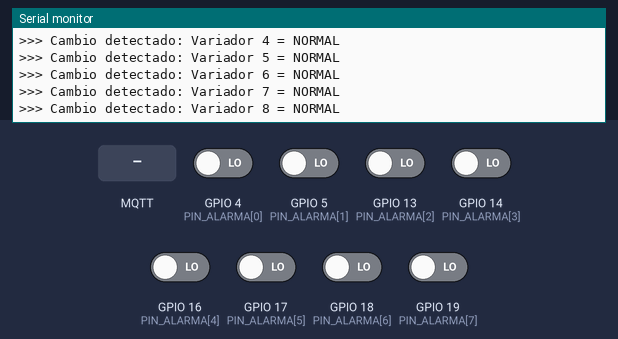
The program below on a simulated ESP32. On the bench: the last lines printed to the serial monitor. The inputs (shaded band) are chosen by the test bench; at power-on: GPIO 4 (PIN_ALARMA[0]), GPIO 5 (PIN_ALARMA[1]), GPIO 13 (PIN_ALARMA[2]), GPIO 14 (PIN_ALARMA[3]), GPIO 16 (PIN_ALARMA[4]), GPIO 17 (PIN_ALARMA[5]), GPIO 18 (PIN_ALARMA[6]), GPIO 19 (PIN_ALARMA[7]) LOW. WiFi joins after 1.5 s; servers stay silent unless stated; no MQTT or app messages arrive unless stated; not simulated (calls return 0 or success): secrets.h; names the files do not define were given values by the test bench: MQTT_PORT = 1883.

Above: at 3.7 s.
3.8 s: GPIO 4 (PIN_ALARMA[0]) driven HIGH
At 4.8 s:
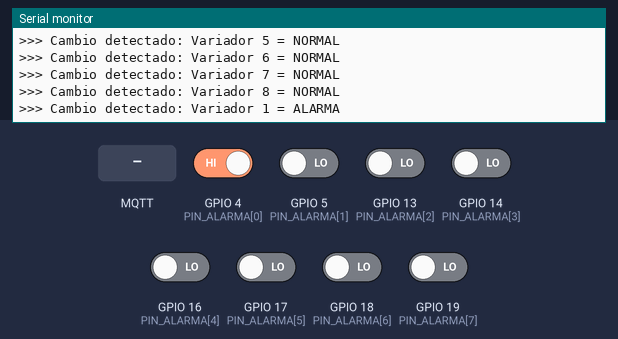
5.4 s: MQTT message "1" arrives on the first subscribed topic
At 6.7 s:
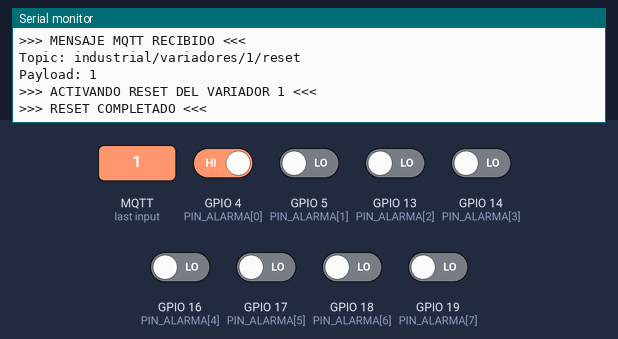
6.9 s: MQTT message "on" arrives on the first subscribed topic
At 7.3 s:
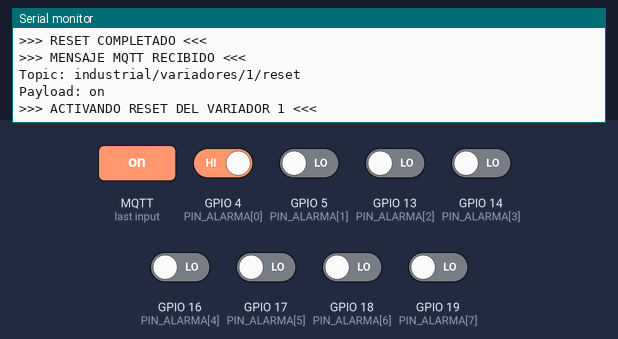
8.4 s: MQTT message "off" arrives on the first subscribed topic
At 9.7 s:
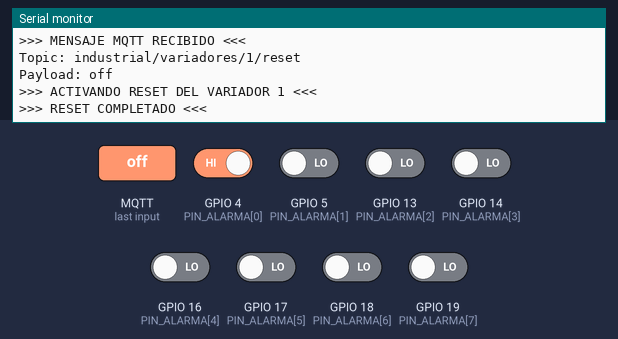
9.9 s: GPIO 5 (PIN_ALARMA[1]) driven HIGH
At 11.1 s:
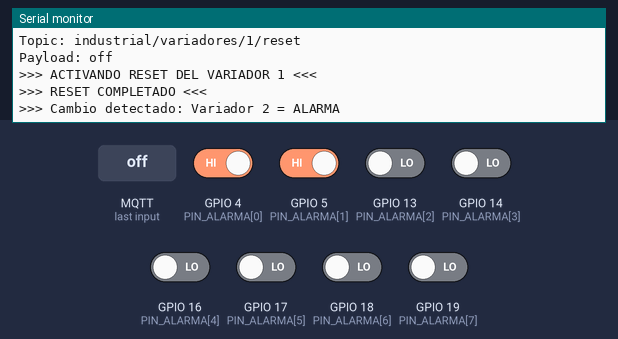
11.4 s: GPIO 13 (PIN_ALARMA[2]) driven HIGH
At 12.5 s:
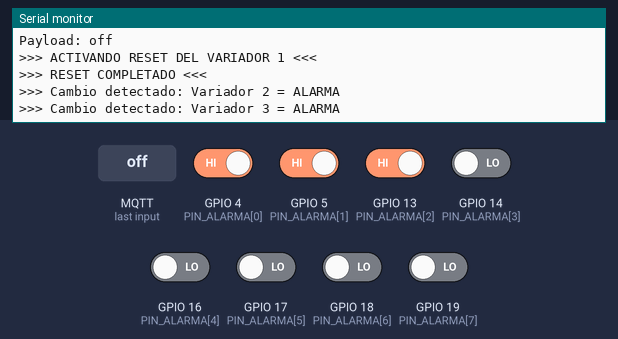

The program:

main.cpp
```cpp
#include <WiFi.h>
#include <PubSubClient.h>
#include "secrets.h"

WiFiClient espClient;
PubSubClient mqttClient(espClient);

const char* CLIENT_ID = "esp32_variadores_001";
const char* TOPIC_STATUS = "industrial/esp32/status";

// ============================================================
// CONFIGURACIÓN DE LOS 8 VARIADORES
// ============================================================
// Cada variador tiene un GPIO de entrada (alarma) y uno de salida (reset).
// Los índices van de 0 a 7, que corresponden a los variadores 1 a 8.

const int NUM_VARIADORES = 8;

const int PIN_ALARMA[8] = { 4,  5, 13, 14, 16, 17, 18, 19};
const int PIN_RESET[8]  = {21, 22, 23, 25, 26, 27, 32, 33};

// Duración del pulso de reset (ms)
const unsigned long DURACION_PULSO_RESET = 500;

// ============================================================
// TEMPORIZACIÓN
// ============================================================
unsigned long ultimoIntentoMQTT = 0;
unsigned long ultimoHeartbeat = 0;
unsigned long ultimaLecturaGPIO = 0;
const unsigned long INTERVALO_RECONEXION = 5000;
const unsigned long INTERVALO_HEARTBEAT = 30000;     // 30 s (menos spam)
const unsigned long INTERVALO_LECTURA_GPIO = 200;    // 200 ms

// ============================================================
// ESTADO ACTUAL DE CADA VARIADOR
// ============================================================
// Guardamos el último estado publicado para no repetir mensajes innecesarios.
// Estado inicial: "DESCONOCIDO" (hasta la primera lectura).
String estadoActual[8] = {
    "DESCONOCIDO", "DESCONOCIDO", "DESCONOCIDO", "DESCONOCIDO",
    "DESCONOCIDO", "DESCONOCIDO", "DESCONOCIDO", "DESCONOCIDO"
};

// ============================================================
// FUNCIONES DE RED
// ============================================================
void conectarWiFi() {
    Serial.print("Conectando a WiFi: ");
    Serial.println(WIFI_SSID);

    WiFi.begin(WIFI_SSID, WIFI_PASSWORD);

    while (WiFi.status() != WL_CONNECTED) {
        delay(500);
        Serial.print(".");
    }

    WiFi.setSleep(false);

    Serial.println();
    Serial.print("WiFi conectado. IP: ");
    Serial.println(WiFi.localIP());
}

// ============================================================
// CALLBACK: mensajes MQTT entrantes
// ============================================================
void alRecibirMensaje(char* topic, byte* payload, unsigned int longitud) {
    // Construir el topic como string
    String strTopic = String(topic);
    String mensaje = "";
    for (unsigned int i = 0; i < longitud; i++) {
        mensaje += (char)payload[i];
    }

    Serial.println();
    Serial.println(">>> MENSAJE MQTT RECIBIDO <<<");
    Serial.print("Topic: ");
    Serial.println(strTopic);
    Serial.print("Payload: ");
    Serial.println(mensaje);

    // Verificar si es un topic de reset: industrial/variadores/N/reset
    // N va del 1 al 8.
    for (int i = 0; i < NUM_VARIADORES; i++) {
        String topicResetEsperado = "industrial/variadores/" + String(i + 1) + "/reset";

        if (strTopic == topicResetEsperado) {
            Serial.print(">>> ACTIVANDO RESET DEL VARIADOR ");
            Serial.print(i + 1);
            Serial.println(" <<<");

            // Pulso de reset
            digitalWrite(PIN_RESET[i], HIGH);
            delay(DURACION_PULSO_RESET);
            digitalWrite(PIN_RESET[i], LOW);

            Serial.println(">>> RESET COMPLETADO <<<");
            return;
        }
    }

    Serial.println("Topic no reconocido, ignorado.");
}

// ============================================================
// CONEXIÓN AL BROKER
// ============================================================
bool intentarConectarMQTT() {
    if (mqttClient.connected()) return true;

    Serial.print("Conectando a MQTT...");

    bool conectado = mqttClient.connect(
        CLIENT_ID, MQTT_USER, MQTT_PASSWORD,
        TOPIC_STATUS, 1, true, "offline"
    );

    if (conectado) {
        Serial.println(" conectado");
        mqttClient.publish(TOPIC_STATUS, "online", true);

        // Suscribirse a los 8 topics de reset, uno por cada variador.
        // Alternativamente, podríamos suscribirnos a "industrial/variadores/+/reset"
        // pero preferimos hacerlo explícito para tener control exacto.
        for (int i = 0; i < NUM_VARIADORES; i++) {
            String topic = "industrial/variadores/" + String(i + 1) + "/reset";
            bool suscrito = mqttClient.subscribe(topic.c_str(), 1);
            Serial.print("Suscrito a ");
            Serial.print(topic);
            Serial.print(": ");
            Serial.println(suscrito ? "true" : "false");
        }

        return true;
    } else {
        Serial.print(" falló, código: ");
        Serial.print(mqttClient.state());
        Serial.println(" -- se reintentará");
        return false;
    }
}

// ============================================================
// LECTURA DE GPIOs Y PUBLICACIÓN DE CAMBIOS
// ============================================================
void leerYPublicarEstados() {
    for (int i = 0; i < NUM_VARIADORES; i++) {
        int valorGPIO = digitalRead(PIN_ALARMA[i]);
        String nuevoEstado = (valorGPIO == HIGH) ? "ALARMA" : "NORMAL";

        if (nuevoEstado != estadoActual[i]) {
            estadoActual[i] = nuevoEstado;

            Serial.print(">>> Cambio detectado: Variador ");
            Serial.print(i + 1);
            Serial.print(" = ");
            Serial.println(nuevoEstado);

            String topicEstado = "industrial/variadores/" + String(i + 1) + "/estado";
            mqttClient.publish(topicEstado.c_str(), nuevoEstado.c_str());
        }
    }
}

// ============================================================
// SETUP
// ============================================================
void setup() {
    Serial.begin(115200);
    delay(1000);

    Serial.println();
    Serial.println("=== IIOT VARIADORES - ESP32 ===");
    Serial.println();

    // Configurar pines
    for (int i = 0; i < NUM_VARIADORES; i++) {
        pinMode(PIN_ALARMA[i], INPUT);
        pinMode(PIN_RESET[i], OUTPUT);
        digitalWrite(PIN_RESET[i], LOW);
    }
    Serial.println("GPIOs configurados.");

    conectarWiFi();

    mqttClient.setServer(MQTT_HOST, MQTT_PORT);
    mqttClient.setCallback(alRecibirMensaje);
    mqttClient.setBufferSize(512);

    while (!intentarConectarMQTT()) {
        delay(2000);
    }

    Serial.println();
    Serial.println("Sistema listo. Leyendo estados cada 200 ms...");
    Serial.println();
}

// ============================================================
// LOOP
// ============================================================
void loop() {
    // 1. Verificar WiFi
    if (WiFi.status() != WL_CONNECTED) {
        Serial.println("WiFi desconectado, reintentando...");
        conectarWiFi();
    }

    // 2. Verificar MQTT
    if (!mqttClient.connected()) {
        unsigned long ahora = millis();
        if (ahora - ultimoIntentoMQTT >= INTERVALO_RECONEXION) {
            ultimoIntentoMQTT = ahora;
            intentarConectarMQTT();
        }
    }

    // 3. Procesar mensajes MQTT entrantes
    mqttClient.loop();

    // 4. Leer GPIOs y publicar cambios
    unsigned long ahora = millis();
    if (ahora - ultimaLecturaGPIO >= INTERVALO_LECTURA_GPIO) {
        ultimaLecturaGPIO = ahora;
        leerYPublicarEstados();
    }

    // 5. Heartbeat reducido (cada 30 s)
    if (ahora - ultimoHeartbeat >= INTERVALO_HEARTBEAT) {
        ultimoHeartbeat = ahora;
        Serial.print("[heartbeat] uptime: ");
        Serial.print(ahora / 1000);
        Serial.print(" s | mqtt.connected(): ");
        Serial.print(mqttClient.connected() ? "true" : "false");
        Serial.print(" | mqtt.state(): ");
        Serial.println(mqttClient.state());
    }
}
```

Measured:
- after the input at 3.8 s, the serial monitor: prints a new line after 0.19 s (image 1)
- after the input at 5.4 s, the serial monitor: prints a new line at once (image 2)
- after the input at 6.9 s, the serial monitor: prints a new line at once (image 3)
- after the input at 8.4 s, the serial monitor: prints a new line at once (image 4)
- after the input at 9.9 s, the serial monitor: prints a new line at once (image 5)
- after the input at 11.4 s, the serial monitor: prints a new line after 0.11 s (image 6)
